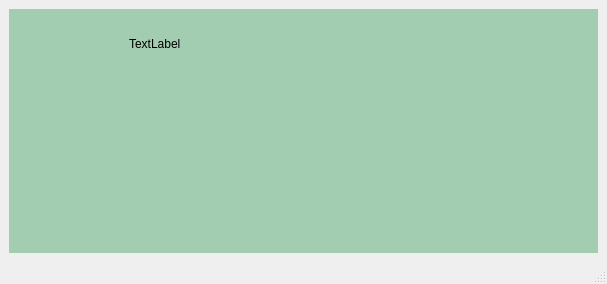
<?xml version="1.0" encoding="UTF-8"?>
<ui version="4.0">
 <class>MainWindow</class>
 <widget class="QMainWindow" name="MainWindow">
  <property name="geometry">
   <rect>
    <x>0</x>
    <y>0</y>
    <width>607</width>
    <height>284</height>
   </rect>
  </property>
  <property name="windowTitle">
   <string>MainWindow</string>
  </property>
  <widget class="QWidget" name="centralwidget">
   <layout class="QHBoxLayout" name="horizontalLayout">
    <item>
     <widget class="QWidget" name="widget" native="true">
      <property name="styleSheet">
       <string notr="true">background-color: rgb(162, 205, 176)</string>
      </property>
      <widget class="QWidget" name="widget_2" native="true">
       <property name="geometry">
        <rect>
         <x>120</x>
         <y>10</y>
         <width>261</width>
         <height>41</height>
        </rect>
       </property>
       <layout class="QHBoxLayout" name="horizontalLayout_3">
        <property name="spacing">
         <number>0</number>
        </property>
        <property name="leftMargin">
         <number>0</number>
        </property>
        <property name="topMargin">
         <number>6</number>
        </property>
        <property name="rightMargin">
         <number>0</number>
        </property>
        <property name="bottomMargin">
         <number>0</number>
        </property>
       </layout>
      </widget>
      <widget class="QLabel" name="label">
       <property name="geometry">
        <rect>
         <x>120</x>
         <y>10</y>
         <width>261</width>
         <height>50</height>
        </rect>
       </property>
       <property name="minimumSize">
        <size>
         <width>50</width>
         <height>50</height>
        </size>
       </property>
       <property name="sizeIncrement">
        <size>
         <width>0</width>
         <height>0</height>
        </size>
       </property>
       <property name="text">
        <string>TextLabel</string>
       </property>
      </widget>
     </widget>
    </item>
   </layout>
  </widget>
  <widget class="QStatusBar" name="statusbar"/>
 </widget>
 <resources/>
 <connections/>
</ui>
